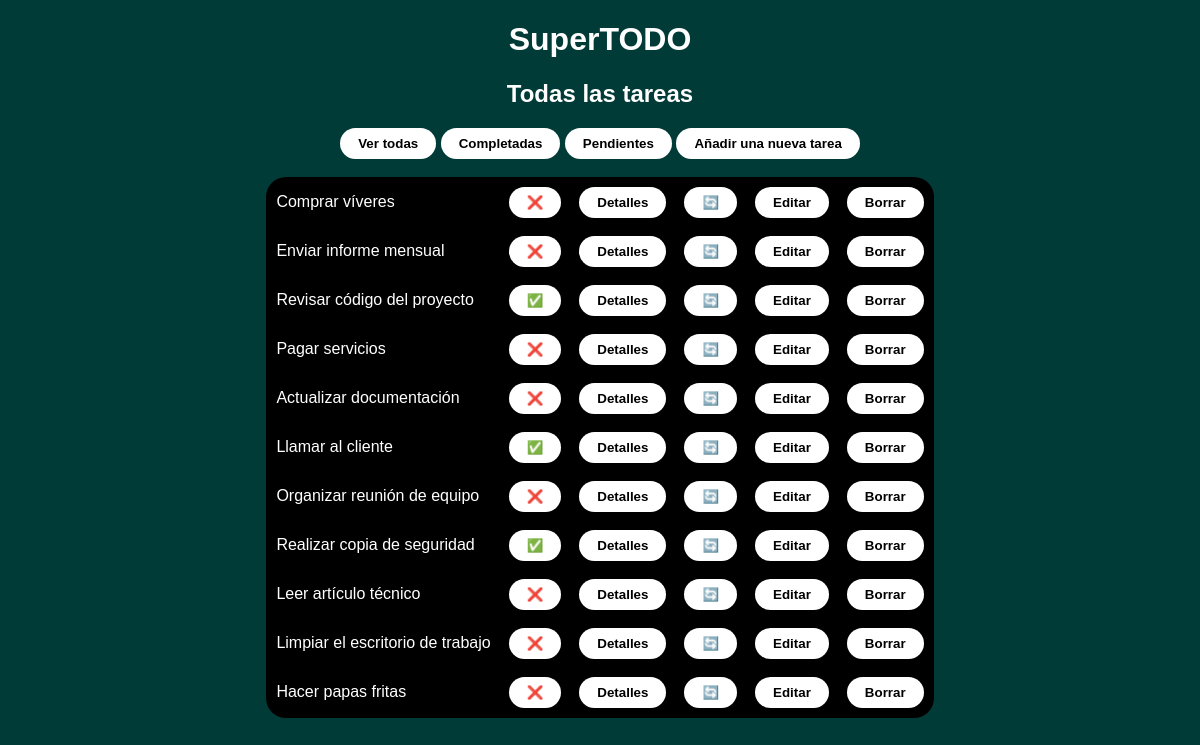
The page /tasks/ on the database as committed earlier.
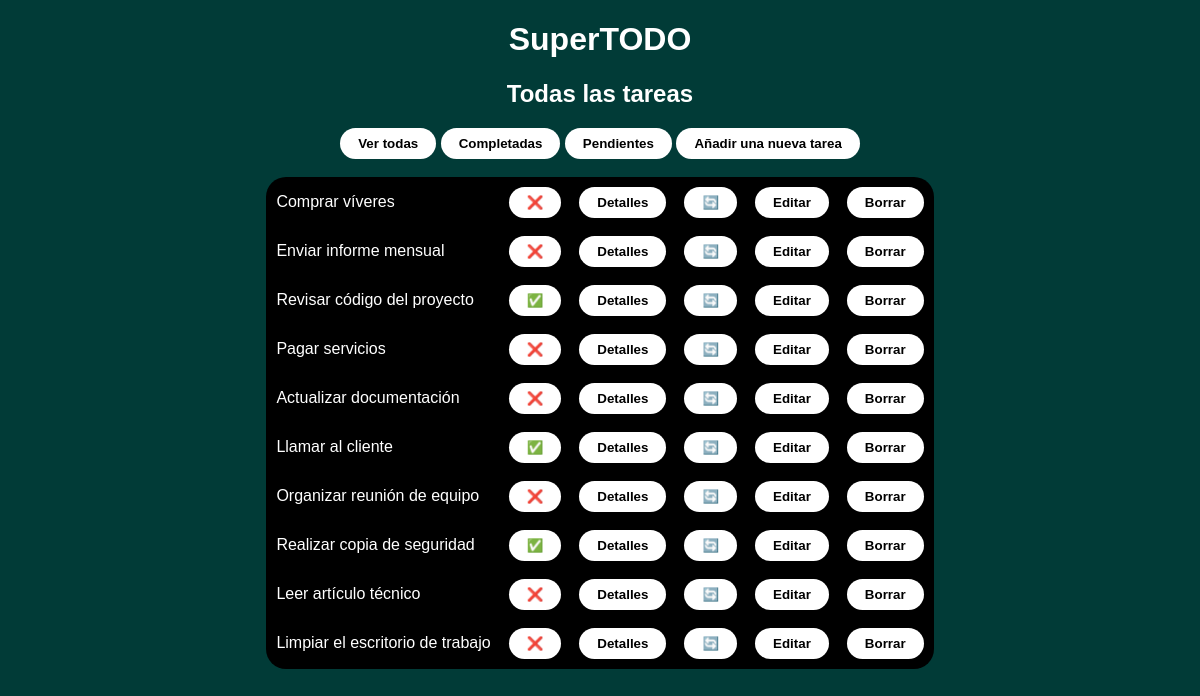
The same page on the database as committed later.
### tasks/models.py (models this page shows, shortened)
class Task(models.Model):
    name = models.CharField(max_length=100)
    description = models.TextField(blank=True)
    slug = models.SlugField(unique=True)
    completed = models.BooleanField(default=False)
    created_at = models.DateTimeField(auto_now_add=True)
    updated_at = models.DateTimeField(auto_now=True)

### tasks/views.py (the view)
# urls.py: path('', views.task_list, name='task-list'),
def task_list(request):
    tasks = Task.objects.all()
    return render(request, 'tasks/task/list.html', {'tasks': tasks})

### tasks/templates/tasks/task/list.html (shortened to what this page needs)
{% extends "base.html" %}
{% load static %}
{% block content %}
  {% include "header.html" with subtitle="Todas las tareas" %}
  <div class="links">
      <a href="{% url 'tasks:task-list' %}"><button>Ver todas</button></a>
      <a href="{% url 'tasks:task-list-completed' %}"><button>Completadas</button></a>
      <a href="{% url 'tasks:task-list-pending' %}"><button>Pendientes</button></a>
      <a href="{% url 'tasks:add-task' %}"><button>Añadir una nueva tarea</button></a>
  </div>
  <br>
  <div class="main-items">
    <table class="tabla" cellpadding="8">
        {% for task in tasks %}
          <tr>
            <td><a href="{% url 'tasks:task-detail' task.slug %}">{{ task.name }}</a></td>
            <td>
              {% if task.completed %}
                <a href="{% url 'tasks:toogle-task' task.slug %}"><button>✅</button></a>
              {% else %}
                <a href="{% url 'tasks:toogle-task' task.slug %}"><button>❌</button></a>
              {% endif %}
            </td>
            <td>
              <a href="{% url 'tasks:task-detail' task.slug %}"><button>Detalles</button></a>
            </td>
            <td>
              <a href="{% url 'tasks:toogle-task' task.slug %}"><button>🔄</button></a>
            </td>
            <td>
              <a href="{% url 'tasks:edit-task' task.slug %}"><button>Editar</button></a>
            </td>
            <td>
              <a href="{% url 'tasks:delete-task' task.slug %}"><button>Borrar</button></a>
            </td>
          </tr>
        {% empty %}
        <p>Nada que hacer. ¡Enhorabuena!</p>
        {% endfor %}
    </table>
  </div>
{% endblock %}

Rows that differ between the two databases and show on the page:
removed Task: name "Hacer papas fritas"
